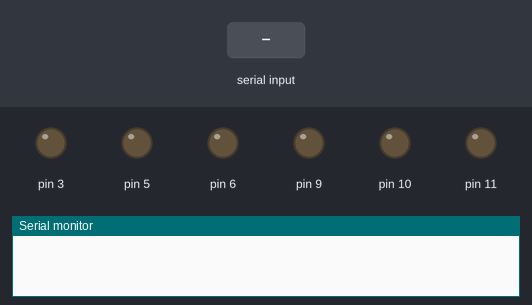
This sketch was run on a simulated Arduino Uno, built with avr-gcc and run on an emulated ATmega328P. On the bench: output pins drawn as LEDs (lit = HIGH), the last lines printed to the serial monitor. The inputs (shaded band) are chosen by the test bench.

Above: at 1.2 s.
1.3 s: "90 45 200\n" received over Serial
At 1.8 s:
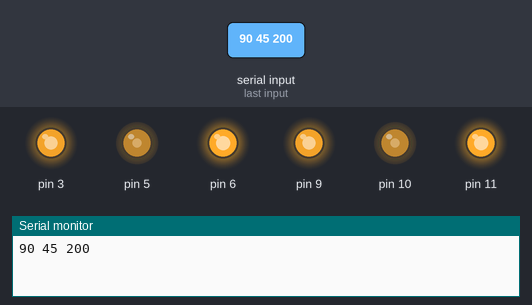
2.8 s: "90 45\n" received over Serial
At 4.0 s:
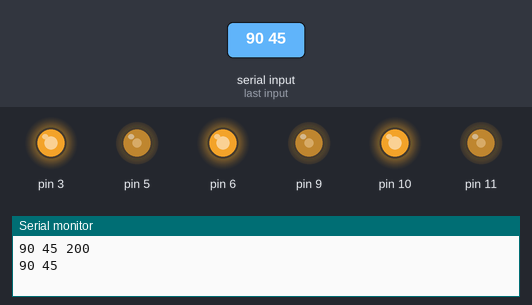
4.3 s: "90 45 200 10\n" received over Serial
At 5.4 s:
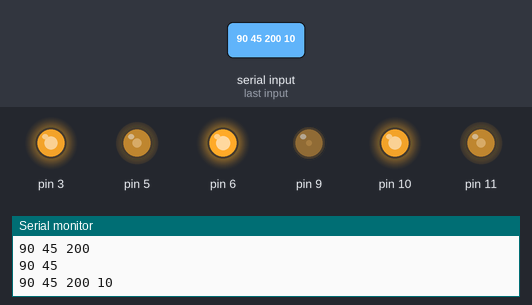
5.8 s: "30 150 10 200 45 90\n" received over Serial
At 6.5 s:
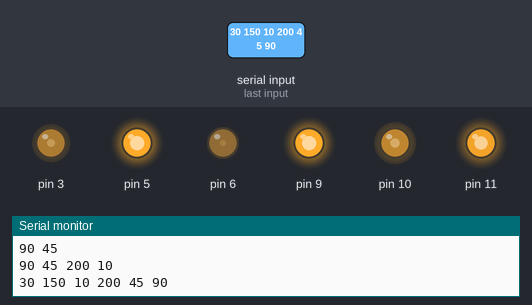
7.3 s: "5\n" received over Serial
At 7.6 s:
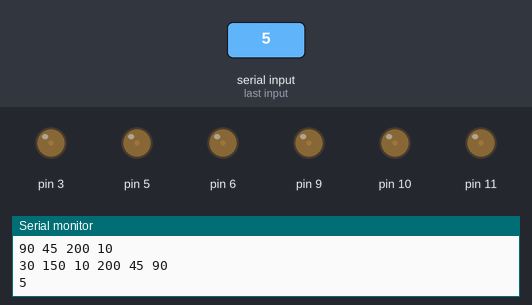
8.8 s: "30 150 10\n" received over Serial
At 9.9 s:
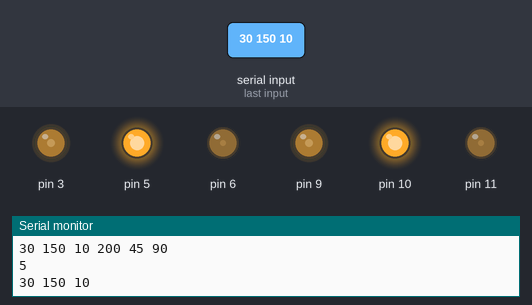
Timing chart, 0 to 11.3 s (numbered marks = the images above; inputs shaded):
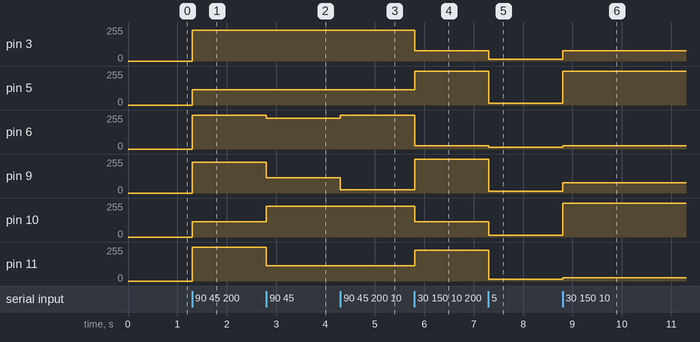

The sketch:

PWM_24.ino
```cpp
#include "pwm.h" // arduino pwm library

// pin definitions for each h-bridge
#define x1 3
#define x2 5

#define y1 6
#define y2 9

#define z1 10
#define z2 11

// instantiate pwm objects at each pin
PwmOut xBridge1(x1);
PwmOut xBridge2(x2);

PwmOut yBridge1(y1);
PwmOut yBridge2(y2);

PwmOut zBridge1(z1);
PwmOut zBridge2(z2);

float x_1, x_2, y_1, y_2, z_1, z_2;

// String data="";

void setup() {
  Serial.begin(115200);

  // if (Serial.available() > 0) {
  //   String data = Serial.readStringUntil('\n');
  //   parseValues(data, x_1, x_2, y_1, y_2, z_1, z_2);
  // }

  // period in microseconds, starting pulse in microseconds
  xBridge1.begin(200, 0.0, false);
  xBridge2.begin(200, 0.0, false);

  yBridge1.begin(200, 0.0, false);
  yBridge2.begin(200, 0.0, false);

  zBridge1.begin(200, 0.0, false);
  zBridge2.begin(200, 0.0, false);

  // duty cycle percentage
  xBridge1.pulse_perc(0);
  xBridge2.pulse_perc(0);

  yBridge1.pulse_perc(0);
  yBridge2.pulse_perc(0);

  zBridge1.pulse_perc(0);
  zBridge2.pulse_perc(0);
}

void loop() {

  if (Serial.available() > 0) {
   // String data = Serial.readStringUntil('\n');
    String data = Serial.readStringUntil('\n');
    parseValues(data, x_1, x_2, y_1, y_2, z_1, z_2);
    Serial.println(data);
  }

  // duty cycle percentage
  xBridge1.pulse_perc(x_1);
  xBridge2.pulse_perc(x_2);

  yBridge1.pulse_perc(y_1);
  yBridge2.pulse_perc(y_2);

  zBridge1.pulse_perc(z_1);
  zBridge2.pulse_perc(z_2);
}

void parseValues(String input, float &x_1, float &x_2, float &y_1, float &y_2, float &z_1, float &z_2) {
  int startIdx = 0;  // Starting index for each substring
  int spaceIdx;      // Index of the next space

  // Find and convert each value
  spaceIdx = input.indexOf(' ', startIdx);
  x_1 = input.substring(startIdx, spaceIdx).toFloat();

  startIdx = spaceIdx + 1;
  spaceIdx = input.indexOf(' ', startIdx);
  x_2 = input.substring(startIdx, spaceIdx).toFloat();

  startIdx = spaceIdx + 1;
  spaceIdx = input.indexOf(' ', startIdx);
  y_1 = input.substring(startIdx, spaceIdx).toFloat();

  startIdx = spaceIdx + 1;
  spaceIdx = input.indexOf(' ', startIdx);
  y_2 = input.substring(startIdx, spaceIdx).toFloat();

  startIdx = spaceIdx + 1;
  spaceIdx = input.indexOf(' ', startIdx);
  z_1 = input.substring(startIdx, spaceIdx).toFloat();

  startIdx = spaceIdx + 1;
  z_2 = input.substring(startIdx).toFloat();
}
```

Measured:
- after the input at 1.3 s, pin 3, pin 9: 0/255 → 229/255 at once; pin 5, pin 10: 0/255 → 114/255 at once; pin 6, pin 11: 0/255 → 255/255 at once
- after the input at 2.8 s, pin 6: 255/255 → 229/255 at once; pin 9: 229/255 → 114/255 at once; pin 10: 114/255 → 229/255 at once; pin 11: 255/255 → 114/255 at once
- after the input at 4.3 s, pin 6: 229/255 → 255/255 at once; pin 9: 114/255 → 25/255 at once
- after the input at 5.8 s, pin 3: 229/255 → 76/255 at once; pin 5: 114/255 → 255/255 at once; pin 6: 255/255 → 25/255 at once; pin 9: 25/255 → 255/255 at once; pin 10: 229/255 → 114/255 at once
- after the input at 7.3 s, pin 3: 76/255 → 12/255 at once; pin 5, pin 9: 255/255 → 12/255 at once; pin 6: 25/255 → 12/255 at once; pin 10: 114/255 → 12/255 at once; pin 11: 229/255 → 12/255 at once
- after the input at 8.8 s, pin 3, pin 9: 12/255 → 76/255 at once; pin 5, pin 10: 12/255 → 255/255 at once; pin 6, pin 11: 12/255 → 25/255 at once
